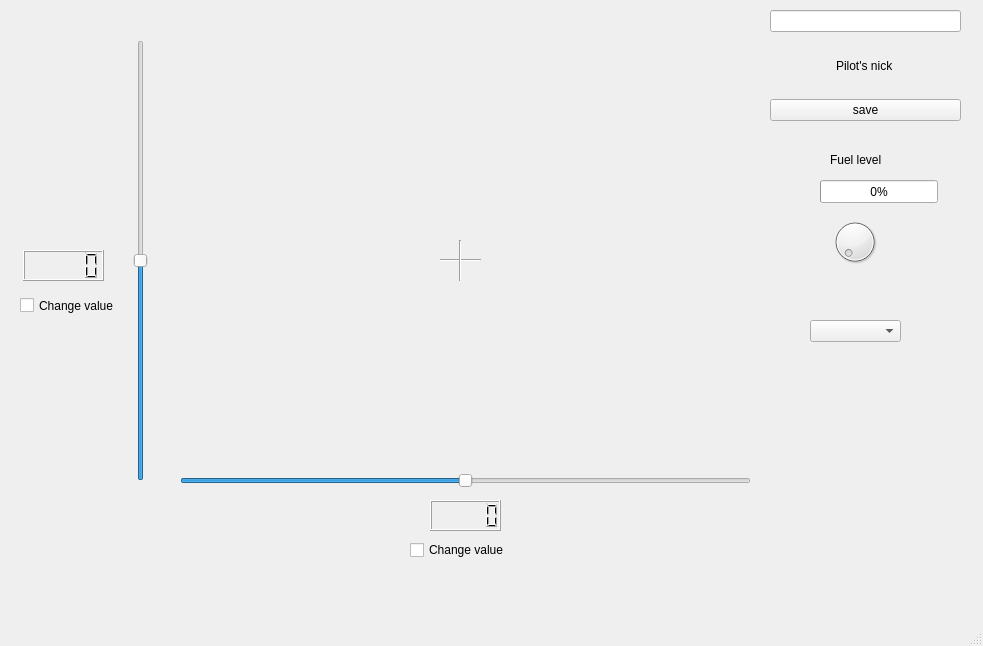
<?xml version="1.0" encoding="UTF-8"?>
<ui version="4.0">
 <class>MainWindow</class>
 <widget class="QMainWindow" name="MainWindow">
  <property name="geometry">
   <rect>
    <x>0</x>
    <y>0</y>
    <width>983</width>
    <height>646</height>
   </rect>
  </property>
  <property name="windowTitle">
   <string>MainWindow</string>
  </property>
  <widget class="QWidget" name="centralwidget">
   <widget class="QProgressBar" name="progressBar">
    <property name="geometry">
     <rect>
      <x>820</x>
      <y>180</y>
      <width>118</width>
      <height>23</height>
     </rect>
    </property>
    <property name="value">
     <number>0</number>
    </property>
   </widget>
   <widget class="QLCDNumber" name="lcdNumber">
    <property name="geometry">
     <rect>
      <x>430</x>
      <y>500</y>
      <width>71</width>
      <height>31</height>
     </rect>
    </property>
    <property name="layoutDirection">
     <enum>Qt::LeftToRight</enum>
    </property>
    <property name="autoFillBackground">
     <bool>false</bool>
    </property>
    <property name="frameShadow">
     <enum>QFrame::Raised</enum>
    </property>
    <property name="intValue" stdset="0">
     <number>0</number>
    </property>
   </widget>
   <widget class="QLCDNumber" name="lcdNumber_2">
    <property name="geometry">
     <rect>
      <x>23</x>
      <y>250</y>
      <width>81</width>
      <height>31</height>
     </rect>
    </property>
   </widget>
   <widget class="QCheckBox" name="checkBox">
    <property name="geometry">
     <rect>
      <x>410</x>
      <y>540</y>
      <width>101</width>
      <height>20</height>
     </rect>
    </property>
    <property name="text">
     <string>Change value</string>
    </property>
   </widget>
   <widget class="QCheckBox" name="checkBox_2">
    <property name="geometry">
     <rect>
      <x>20</x>
      <y>290</y>
      <width>101</width>
      <height>31</height>
     </rect>
    </property>
    <property name="text">
     <string>Change value</string>
    </property>
   </widget>
   <widget class="QWidget" name="gridLayoutWidget">
    <property name="geometry">
     <rect>
      <x>770</x>
      <y>10</y>
      <width>191</width>
      <height>111</height>
     </rect>
    </property>
    <layout class="QGridLayout" name="gridLayout">
     <item row="0" column="0">
      <widget class="QLineEdit" name="lineEdit"/>
     </item>
     <item row="3" column="0" alignment="Qt::AlignHCenter">
      <widget class="QLabel" name="label">
       <property name="text">
        <string>Pilot's nick</string>
       </property>
      </widget>
     </item>
     <item row="4" column="0">
      <widget class="QPushButton" name="pushButton">
       <property name="text">
        <string>save</string>
       </property>
      </widget>
     </item>
    </layout>
   </widget>
   <widget class="QSlider" name="horizontalSlider">
    <property name="geometry">
     <rect>
      <x>180</x>
      <y>470</y>
      <width>571</width>
      <height>22</height>
     </rect>
    </property>
    <property name="maximum">
     <number>100</number>
    </property>
    <property name="singleStep">
     <number>1</number>
    </property>
    <property name="sliderPosition">
     <number>50</number>
    </property>
    <property name="orientation">
     <enum>Qt::Horizontal</enum>
    </property>
   </widget>
   <widget class="QSlider" name="verticalSlider">
    <property name="geometry">
     <rect>
      <x>130</x>
      <y>40</y>
      <width>22</width>
      <height>441</height>
     </rect>
    </property>
    <property name="maximum">
     <number>100</number>
    </property>
    <property name="sliderPosition">
     <number>50</number>
    </property>
    <property name="orientation">
     <enum>Qt::Vertical</enum>
    </property>
   </widget>
   <widget class="QDial" name="dial">
    <property name="geometry">
     <rect>
      <x>830</x>
      <y>210</y>
      <width>50</width>
      <height>64</height>
     </rect>
    </property>
   </widget>
   <widget class="QLabel" name="label_3">
    <property name="geometry">
     <rect>
      <x>830</x>
      <y>150</y>
      <width>81</width>
      <height>20</height>
     </rect>
    </property>
    <property name="text">
     <string>Fuel level</string>
    </property>
   </widget>
   <widget class="Line" name="line">
    <property name="geometry">
     <rect>
      <x>440</x>
      <y>250</y>
      <width>41</width>
      <height>20</height>
     </rect>
    </property>
    <property name="orientation">
     <enum>Qt::Horizontal</enum>
    </property>
   </widget>
   <widget class="Line" name="line_2">
    <property name="geometry">
     <rect>
      <x>450</x>
      <y>240</y>
      <width>20</width>
      <height>41</height>
     </rect>
    </property>
    <property name="orientation">
     <enum>Qt::Vertical</enum>
    </property>
   </widget>
   <widget class="QComboBox" name="comboBox">
    <property name="geometry">
     <rect>
      <x>810</x>
      <y>320</y>
      <width>91</width>
      <height>22</height>
     </rect>
    </property>
    <property name="editable">
     <bool>false</bool>
    </property>
   </widget>
  </widget>
  <widget class="QMenuBar" name="menubar">
   <property name="geometry">
    <rect>
     <x>0</x>
     <y>0</y>
     <width>983</width>
     <height>26</height>
    </rect>
   </property>
  </widget>
  <widget class="QStatusBar" name="statusbar"/>
 </widget>
 <resources/>
 <connections/>
</ui>
